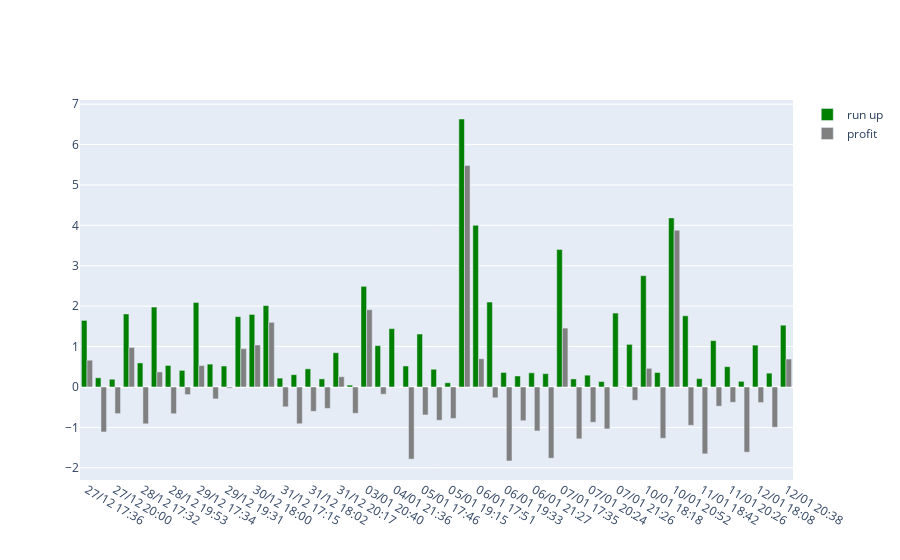
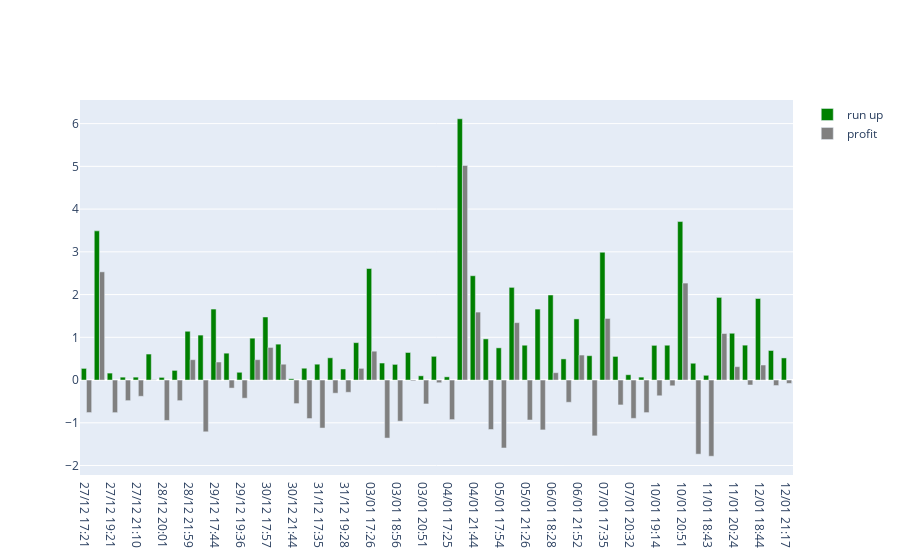
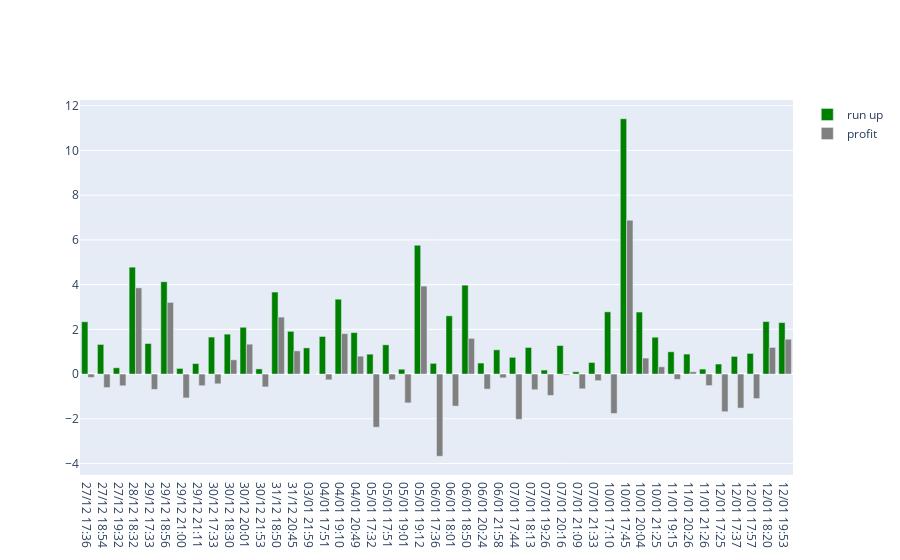

The cell these charts' notebook holds for them, in order:
### Code cell
import matplotlib.pyplot as plt
import matplotlib
import plotly.graph_objects as go
from functools import reduce

matplotlib.rcParams.update({'font.size': 22})

def frequences(items, ticker):
  more1 = 0
  more04 = 0
  more06 = 0
  more08 = 0

  for item in items:
    if item['run_up'] >= 1:
      more1 += 1
    
    if item['run_up'] >= 0.4:
      more04 += 1

    if item['run_up'] >= 0.6:
      more06 += 1
    
    if item['run_up'] >= 0.8:
      more08 += 1
  
  percent1 = more04 / len(items) * 100
  percent2 = more06 / len(items) * 100
  percent3 = more08 / len(items) * 100
  percent4 = more1 / len(items) * 100

  less04_list = list(filter(lambda x: x['run_up'] < 0.4, filtered))
  less04_profit = reduce(lambda a, b: a + b['profit'], less04_list, 0)

  print(f"""
    ticker: {ticker}
    trades: {len(items)}
    more 0.4% : {round_decimals_down(percent1, 2)}% (if less than 0.4% then average profit is {round_decimals_down(less04_profit / len(less04_list), 2)}%. {len(less04_list)} trades)
    more 0.6% : {round_decimals_down(percent2, 2)}%
    more 0.8% : {round_decimals_down(percent3, 2)}%
    more 1% : {round_decimals_down(percent4, 2)}%
  """)

print(f"""
periods = {periods}
interval = {interval}
pmax_multiplier = {pmax_multiplier}
""")

for company in companies:
  figi = company["figi"]
  ticker = company["ticker"]

  filtered = list(filter(lambda x: x['time'].hour >= 17 and x['time'].hour <= 21, trades[figi]))
  frequences(filtered, ticker)

  x = list(map(lambda q: q['time'].format('DD/MM HH:mm'), filtered))

  fig = go.Figure()
  fig.add_trace(
    go.Bar(
      x=x,
      y=list(map(lambda q: q['run_up'], filtered)),
      name='run up',
      marker_color='green'
    )
  )
  fig.add_trace(
    go.Bar(
      x=x,
      y=list(map(lambda q: q['profit'], filtered)),
      name='profit',
      marker_color='gray'
    )
  )
  fig.update_layout(
    barmode='group',
  )

  fig.show()
